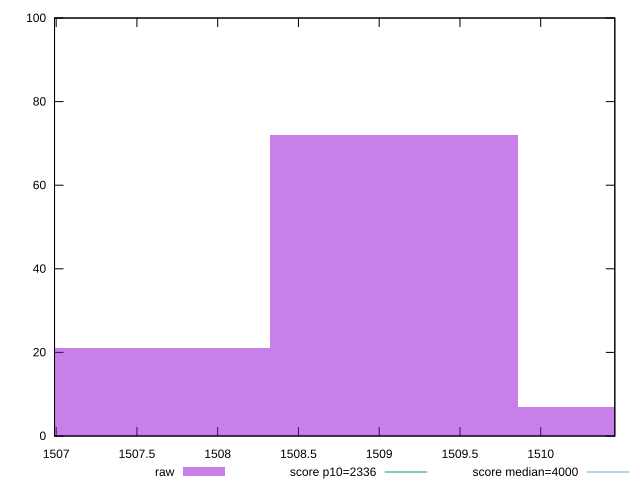

This chart was generated by the following gnuplot code:
reset
set terminal svg size 640, 490 enhanced background rgb 'white'
set output "report_00007_2020-12-11T15:55:29.892Z/first-meaningful-paint/samples/pages+cached+noexternal+nofonts+nosvg+noimg+nocss+nojs/raw/histogram.svg"

$raw <<EOF
1509.0927420023727 72
1507.5559876826146 21
1510.6294963221305 7
EOF

set key outside below
set boxwidth 1.536754319758017
set yrange [0:100]
set style fill transparent solid 0.5 noborder

plot \
  $raw title "raw" with boxes, \


reset
